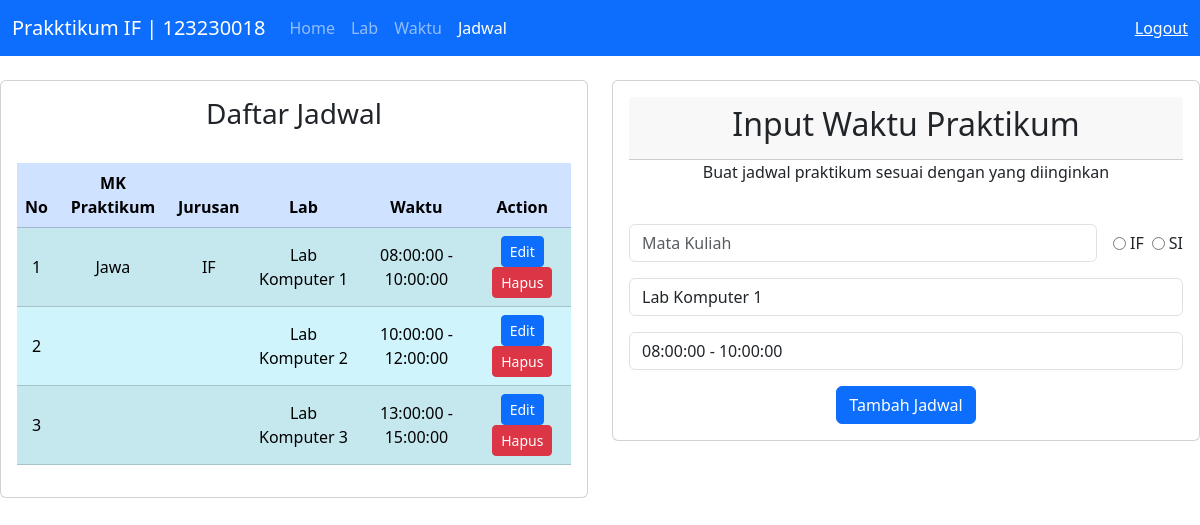
The app's page /jadwal.php (signed in) with its own data.
### tables this page shows
CREATE TABLE `jadwal` (
  `id` int(11) NOT NULL,
  `lab_id` int(11) NOT NULL,
  `waktu_id` int(11) NOT NULL,
  `mk` varchar(50) NOT NULL,
  `jurusan` varchar(2) NOT NULL
);

CREATE TABLE `lab` (
  `id` int(11) NOT NULL,
  `nama_lab` varchar(50) NOT NULL
);

CREATE TABLE `waktu` (
  `id` int(11) NOT NULL,
  `waktu_awal` time NOT NULL,
  `waktu_akhir` time NOT NULL
);

### jadwal.php (the view, shortened to what this page needs)
<?php
include 'config/koneksi.php';
$lab_list = mysqli_query($koneksi, "SELECT * FROM lab");
$waktu_list = mysqli_query($koneksi, "SELECT * FROM waktu");
$jadwal_list = mysqli_query($koneksi, "
    SELECT mk, jurusan, jadwal.id, lab.nama_lab, waktu.waktu_awal, waktu.waktu_akhir
    FROM jadwal
    JOIN lab ON jadwal.lab_id = lab.id
    JOIN waktu ON jadwal.waktu_id = waktu.id
");
?>
<!doctype html>
<html lang="en">
<head>
    <link href="https://cdn.jsdelivr.net/npm/bootstrap@5.3.3/dist/css/bootstrap.min.css" rel="stylesheet">
</head>
<body>
    <nav class="navbar navbar-expand-lg bg-primary" data-bs-theme="dark">
        <div class="container-fluid">
            <a class="navbar-brand" href="#">Prakktikum IF | 123230018</a>
            <div class="collapse navbar-collapse" id="navbarText">
            <ul class="navbar-nav me-auto mb-2 mb-lg-0">
                <li class="nav-item"><a class="nav-link" href="index.php">Home</a></li>
                <li class="nav-item"><a class="nav-link" href="lab.php">Lab</a></li>
                <li class="nav-item"><a class="nav-link" href="waktu.php">Waktu</a></li>
                <li class="nav-item"><a class="nav-link active" href="jadwal.php">Jadwal</a></li>
            </ul>
            <span class="navbar-text"><a href="logout.php">Logout</a></span>
            </div>
        </div>
    </nav>
    <br>
        <div class="row">
            <div class="col-sm-6 mb-3 mb-sm-0">
                <div class="card">
                    <div class="card-body">
                        <div class="text-center">
                            <h3>Daftar Jadwal</h3>
                        </div>
                        <br>
                        <table class="table table-info table-striped">
                            <thead class="table-primary text-center">
                                <tr>
                                    <th>No</th>
                                    <th>MK Praktikum</th>
                                    <th>Jurusan</th>
                                    <th>Lab</th>
                                    <th>Waktu</th>
                                    <th>Action</th>
                                </tr>
                            </thead>
                            <tbody>
                                <?php $no = 1; while ($row = mysqli_fetch_assoc($jadwal_list)) { ?>
                                <tr class="text-center align-middle">
                                    <td><?= $no++ ?></td>
                                    <td><?= $row['mk'] ?></td>
                                    <td><?= $row['jurusan'] ?></td>
                                    <td><?= $row['nama_lab'] ?></td>
                                    <td><?= $row['waktu_awal'] ?> - <?= $row['waktu_akhir'] ?></td>
                                    <td>
                                        <a class="btn btn-primary btn-sm" href="edit_jadwal.php?edit=<?= $row['id'] ?>">Edit</a>
                                        <a class="btn btn-danger btn-sm" href="jadwal.php?delete=<?= $row['id'] ?>" onclick="return confirm('Yakin ingin menghapus jadwal ini?')">Hapus</a>
                                    </td>
                                </tr>
                                <?php } ?>
                            </tbody>
                        </table>
                    </div>
                </div>
            </div>
            <div class="col-sm-6">
                <div class="card">
                    <div class="card-body text-center">
                        <div class="card-header">
                            <h2 class="card-title">Input Waktu Praktikum</h2>
                        </div>
                        <p>Buat jadwal praktikum sesuai dengan yang diinginkan</p>
                        <br>
                        <form method="POST">
                            <div class="mb-3">
                                <div class="d-flex align-items-center">
                                    <input type="text" class="form-control me-3" placeholder="Mata Kuliah" name="matkul" required>
                                    <div class="d-flex align-items-center">
                                        <input type="radio" name="jurusan" value="IF" required class="me-1"> IF
                                        <input type="radio" name="jurusan" value="SI" required class="ms-2 me-1"> SI
                                    </div>
                                </div>
                            </div>
                            <div class="mb-3">
                                <select name="lab_id" class="form-control" required>
                                    <?php while ($lab = mysqli_fetch_assoc($lab_list)) { ?>
                                        <option value="<?= $lab['id'] ?>"><?= $lab['nama_lab'] ?></option>
                                    <?php } ?>
                                </select>
                            </div>
                            <div class="mb-3">
                                <select name="waktu_id" class="form-control" required>
                                    <?php while ($waktu = mysqli_fetch_assoc($waktu_list)) { ?>
                                        <option value="<?= $waktu['id'] ?>"><?= $waktu['waktu_awal'] ?> - <?= $waktu['waktu_akhir'] ?></option>
                                    <?php } ?>
                                </select>
                            </div>
                            <button type="submit" class="btn btn-primary">Tambah Jadwal</button>
                        </form>
                    </div>
                </div>
            </div>
        </div>
</body>
</html>

### records on screen
jadwal: mk "Jawa", jurusan "IF", lab.nama_lab "Lab Komputer 1", waktu.waktu_awal "08:00:00", waktu.waktu_akhir "10:00:00"
jadwal: lab.nama_lab "Lab Komputer 2", waktu.waktu_awal "10:00:00", waktu.waktu_akhir "12:00:00"
jadwal: lab.nama_lab "Lab Komputer 3", waktu.waktu_awal "13:00:00", waktu.waktu_akhir "15:00:00"

### other values on screen
form field lab_id "Lab Komputer 1"
form field waktu_id "08:00:00 - 10:00:00"
